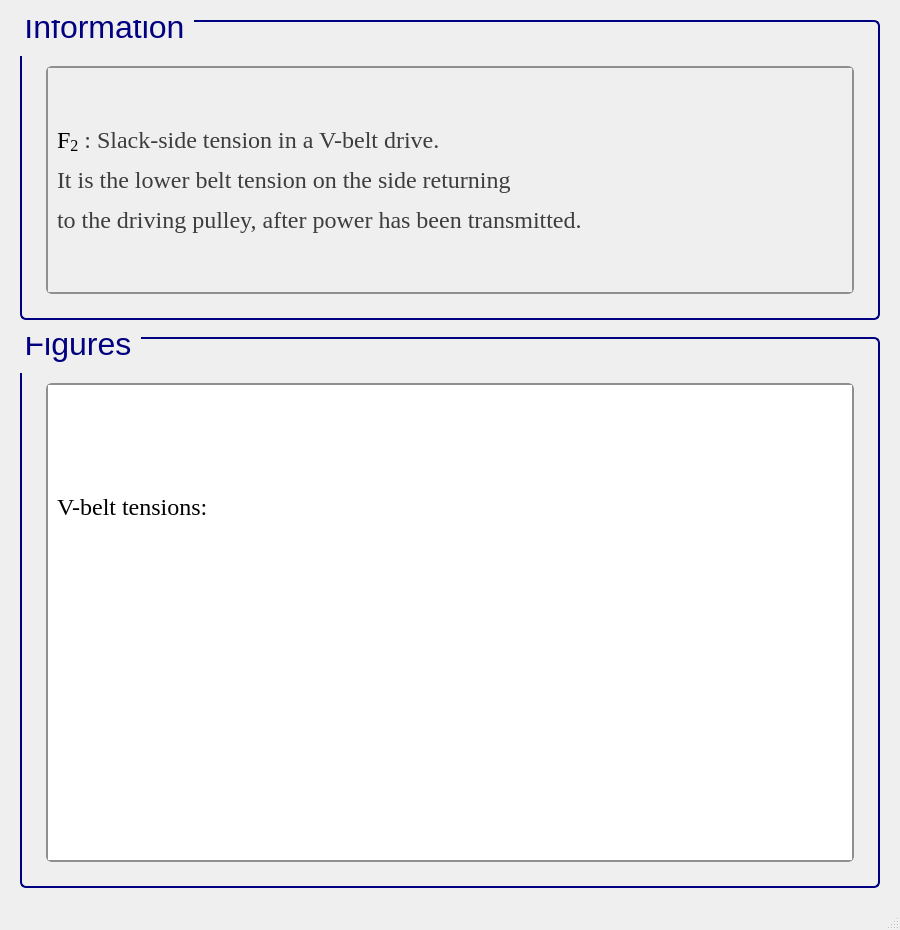
<?xml version="1.0" encoding="UTF-8"?>
<ui version="4.0">
 <class>MainWindow</class>
 <widget class="QMainWindow" name="MainWindow">
  <property name="geometry">
   <rect>
    <x>0</x>
    <y>0</y>
    <width>900</width>
    <height>930</height>
   </rect>
  </property>
  <property name="sizePolicy">
   <sizepolicy hsizetype="Minimum" vsizetype="Minimum">
    <horstretch>0</horstretch>
    <verstretch>0</verstretch>
   </sizepolicy>
  </property>
  <property name="minimumSize">
   <size>
    <width>900</width>
    <height>930</height>
   </size>
  </property>
  <property name="windowTitle">
   <string>MainWindow</string>
  </property>
  <widget class="QWidget" name="centralwidget">
   <layout class="QGridLayout" name="gridLayout">
    <item row="0" column="1">
     <spacer name="verticalSpacer_26">
      <property name="orientation">
       <enum>Qt::Vertical</enum>
      </property>
      <property name="sizeType">
       <enum>QSizePolicy::Fixed</enum>
      </property>
      <property name="sizeHint" stdset="0">
       <size>
        <width>839</width>
        <height>11</height>
       </size>
      </property>
     </spacer>
    </item>
    <item row="1" column="1">
     <widget class="QGroupBox" name="groupBox_125">
      <property name="sizePolicy">
       <sizepolicy hsizetype="Minimum" vsizetype="Minimum">
        <horstretch>0</horstretch>
        <verstretch>0</verstretch>
       </sizepolicy>
      </property>
      <property name="minimumSize">
       <size>
        <width>822</width>
        <height>300</height>
       </size>
      </property>
      <property name="font">
       <font>
        <family>Segoe UI</family>
        <pointsize>24</pointsize>
        <weight>50</weight>
        <italic>false</italic>
        <bold>false</bold>
       </font>
      </property>
      <property name="styleSheet">
       <string notr="true">QGroupBox {
    border: 2px solid navy;
    border-radius: 6px;
    background-color: qlineargradient(x1:0, y1:0, x2:0, y2:1,
                                      stop:0 #f6f7fa, stop:1 #dadbde);
    font: 24pt &quot;Segoe UI&quot;;
    padding: 5px; /* add padding inside the group box */
    color: black;
}
QGroupBox::title {
    subcontrol-origin: margin;
    subcontrol-position: top left;
    padding-left: 0px;
    padding-right: 5px;
    padding-top: 0px;
    margin-top: -22px;  /* shift title up */
    color: navy;
    font-weight: bold;
}
</string>
      </property>
      <property name="title">
       <string>Information</string>
      </property>
      <layout class="QGridLayout" name="gridLayout_255">
       <item row="1" column="2">
        <spacer name="verticalSpacer_36">
         <property name="orientation">
          <enum>Qt::Horizontal</enum>
         </property>
         <property name="sizeType">
          <enum>QSizePolicy::Fixed</enum>
         </property>
         <property name="sizeHint" stdset="0">
          <size>
           <width>10</width>
           <height>20</height>
          </size>
         </property>
        </spacer>
       </item>
       <item row="1" column="1">
        <widget class="QScrollArea" name="scrollArea_43">
         <property name="sizePolicy">
          <sizepolicy hsizetype="Minimum" vsizetype="Minimum">
           <horstretch>0</horstretch>
           <verstretch>0</verstretch>
          </sizepolicy>
         </property>
         <property name="font">
          <font>
           <pointsize>15</pointsize>
          </font>
         </property>
         <property name="styleSheet">
          <string notr="true">QScrollArea {
    background: qlineargradient(x1:0, y1:0, x2:0, y2:1,
                               stop:0 #f6f7fa, stop:1 #dadbde);
    border: 2px solid #8f8f91;
    border-radius: 6px;
}

QScrollArea QScrollBar:vertical, QScrollArea QScrollBar:horizontal {
    background: qlineargradient(x1:0, y1:0, x2:0, y2:1,
                               stop:0 #f6f7fa, stop:1 #dadbde);
    border: 2px solid #8f8f91;
    border-radius: 6px;
    width: 14px;
    height: 14px;
    margin: 2px 0 2px 0;
}

/* Completely remove the bottom button of the vertical scrollbar */
QScrollArea QScrollBar::add-line:vertical {
    height: 0px;
    width: 0px;
    border: none;
    background: none;
    margin: 0px;
    padding: 0px;
}

QScrollArea QScrollBar::handle:vertical, QScrollArea QScrollBar::handle:horizontal {
    background: qlineargradient(x1:0, y1:0, x2:0, y2:1,
                               stop:0 #8f8f91, stop:1 #6f6f71);
    min-height: 20px;
    border-radius: 6px;
    border: 1px solid #6f6f71;
}

QScrollArea QScrollBar::handle:vertical:hover, QScrollArea QScrollBar::handle:horizontal:hover {
    background: qlineargradient(x1:0, y1:0, x2:0, y2:1,
                               stop:0 #6f6f71, stop:1 #4f4f51);
    border: 1px solid #4f4f51;
}

QScrollArea QScrollBar::sub-line:vertical, QScrollArea QScrollBar::add-line:horizontal, QScrollArea QScrollBar::sub-line:horizontal {
    background: #8f8f91;
    border: none;
    border-radius: 3px;
    height: 14px;
    width: 14px;
    subcontrol-origin: margin;
}

QScrollArea QScrollBar::sub-line:vertical:hover, QScrollArea QScrollBar::add-line:horizontal:hover, QScrollArea QScrollBar::sub-line:horizontal:hover {
    background: #6f6f71;
}

QScrollArea QScrollBar::add-page:vertical, QScrollArea QScrollBar::sub-page:vertical,
QScrollArea QScrollBar::add-page:horizontal, QScrollArea QScrollBar::sub-page:horizontal {
    background: transparent;
}
</string>
         </property>
         <property name="verticalScrollBarPolicy">
          <enum>Qt::ScrollBarAsNeeded</enum>
         </property>
         <property name="horizontalScrollBarPolicy">
          <enum>Qt::ScrollBarAsNeeded</enum>
         </property>
         <property name="widgetResizable">
          <bool>true</bool>
         </property>
         <widget class="QWidget" name="scrollAreaWidgetContents_43">
          <property name="geometry">
           <rect>
            <x>0</x>
            <y>0</y>
            <width>774</width>
            <height>212</height>
           </rect>
          </property>
          <layout class="QGridLayout" name="gridLayout_3">
           <item row="0" column="0">
            <widget class="QLabel" name="label_3">
             <property name="font">
              <font>
               <family>Times New Roman</family>
               <pointsize>18</pointsize>
               <weight>50</weight>
               <bold>false</bold>
              </font>
             </property>
             <property name="cursor">
              <cursorShape>ArrowCursor</cursorShape>
             </property>
             <property name="frameShape">
              <enum>QFrame::NoFrame</enum>
             </property>
             <property name="text">
              <string>&lt;html&gt;&lt;head/&gt;&lt;body&gt;&lt;p&gt;&lt;span style=&quot; color:#000000;&quot;&gt;F&lt;/span&gt;&lt;span style=&quot; color:#000000; vertical-align:sub;&quot;&gt;2&lt;/span&gt;&lt;span style=&quot; color:#3d3d3d;&quot;&gt; : &lt;/span&gt;&lt;span style=&quot; color:#3d3d3d;&quot;&gt;S&lt;/span&gt;&lt;span style=&quot; color:#3d3d3d;&quot;&gt;lack-side tension&lt;/span&gt;&lt;span style=&quot; color:#3d3d3d;&quot;&gt; in a V-belt drive.&lt;/span&gt;&lt;/p&gt;&lt;p&gt;&lt;span style=&quot; color:#3d3d3d;&quot;&gt;It is the &lt;/span&gt;&lt;span style=&quot; color:#3d3d3d;&quot;&gt;lower belt tension on the side returning&lt;/span&gt;&lt;/p&gt;&lt;p&gt;&lt;span style=&quot; color:#3d3d3d;&quot;&gt;to the driving pulley&lt;/span&gt;&lt;span style=&quot; color:#3d3d3d;&quot;&gt;, after power has been transmitted.&lt;/span&gt;&lt;/p&gt;&lt;/body&gt;&lt;/html&gt;</string>
             </property>
            </widget>
           </item>
          </layout>
         </widget>
        </widget>
       </item>
       <item row="2" column="1">
        <spacer name="verticalSpacer_37">
         <property name="orientation">
          <enum>Qt::Vertical</enum>
         </property>
         <property name="sizeType">
          <enum>QSizePolicy::Fixed</enum>
         </property>
         <property name="sizeHint" stdset="0">
          <size>
           <width>10</width>
           <height>10</height>
          </size>
         </property>
        </spacer>
       </item>
       <item row="1" column="0">
        <spacer name="verticalSpacer_34">
         <property name="orientation">
          <enum>Qt::Horizontal</enum>
         </property>
         <property name="sizeType">
          <enum>QSizePolicy::Fixed</enum>
         </property>
         <property name="sizeHint" stdset="0">
          <size>
           <width>10</width>
           <height>20</height>
          </size>
         </property>
        </spacer>
       </item>
       <item row="0" column="1">
        <spacer name="verticalSpacer_35">
         <property name="orientation">
          <enum>Qt::Vertical</enum>
         </property>
         <property name="sizeType">
          <enum>QSizePolicy::Fixed</enum>
         </property>
         <property name="sizeHint" stdset="0">
          <size>
           <width>20</width>
           <height>30</height>
          </size>
         </property>
        </spacer>
       </item>
      </layout>
     </widget>
    </item>
    <item row="2" column="1">
     <spacer name="verticalSpacer_23">
      <property name="orientation">
       <enum>Qt::Vertical</enum>
      </property>
      <property name="sizeType">
       <enum>QSizePolicy::Fixed</enum>
      </property>
      <property name="sizeHint" stdset="0">
       <size>
        <width>839</width>
        <height>11</height>
       </size>
      </property>
     </spacer>
    </item>
    <item row="3" column="0">
     <spacer name="verticalSpacer_25">
      <property name="orientation">
       <enum>Qt::Horizontal</enum>
      </property>
      <property name="sizeType">
       <enum>QSizePolicy::Fixed</enum>
      </property>
      <property name="sizeHint" stdset="0">
       <size>
        <width>11</width>
        <height>492</height>
       </size>
      </property>
     </spacer>
    </item>
    <item row="3" column="1">
     <widget class="QGroupBox" name="groupBox_42">
      <property name="sizePolicy">
       <sizepolicy hsizetype="Minimum" vsizetype="Minimum">
        <horstretch>0</horstretch>
        <verstretch>0</verstretch>
       </sizepolicy>
      </property>
      <property name="minimumSize">
       <size>
        <width>822</width>
        <height>350</height>
       </size>
      </property>
      <property name="font">
       <font>
        <family>Segoe UI</family>
        <pointsize>24</pointsize>
        <weight>50</weight>
        <italic>false</italic>
        <bold>false</bold>
       </font>
      </property>
      <property name="styleSheet">
       <string notr="true">/* GroupBox styling */
QGroupBox {
    border: 2px solid navy;
    border-radius: 6px;
    background-color: qlineargradient(x1:0, y1:0, x2:0, y2:1,
    stop:0 #f6f7fa, stop:1 #dadbde);
    font: 24pt &quot;Segoe UI&quot;;
    padding: 5px;
    color: black;
}

/* GroupBox title styling */
QGroupBox::title {
    subcontrol-origin: margin;
    subcontrol-position: top left;
    padding-left: 0px;
    padding-right: 5px;
    padding-top: 0px;
    margin-top: -22px;
    color: navy;
    font-weight: bold;
}

/* Make QScrollArea (only within GroupBox) have a white background with correct border */
QGroupBox QScrollArea {
    background-color: white !important;
    border: 2px solid #8f8f91;
    border-radius: 6px;
}

/* Make QScrollArea's viewport white as well */
QGroupBox QScrollArea QWidget {
    background-color: white !important;
}

/* Scrollbar styling inside QScrollArea in QGroupBox */
QGroupBox QScrollArea QScrollBar:vertical, QGroupBox QScrollArea QScrollBar:horizontal {
    background: qlineargradient(x1:0, y1:0, x2:0, y2:1,
    stop:0 #f6f7fa, stop:1 #dadbde);
    border: 2px solid #8f8f91;
    border-radius: 6px;
    width: 14px;
    height: 14px;
    margin: 2px 0 2px 0;
}

/* Remove bottom button of vertical scrollbar */
QGroupBox QScrollArea QScrollBar::add-line:vertical {
    height: 0px;
    width: 0px;
    border: none;
    background: none;
    margin: 0px;
    padding: 0px;
}

/* Scrollbar handle */
QGroupBox QScrollArea QScrollBar::handle:vertical, QGroupBox QScrollArea QScrollBar::handle:horizontal {
    background: qlineargradient(x1:0, y1:0, x2:0, y2:1,
    stop:0 #8f8f91, stop:1 #6f6f71);
    min-height: 20px;
    border-radius: 6px;
    border: 1px solid #6f6f71;
}

QGroupBox QScrollArea QScrollBar::handle:vertical:hover, QGroupBox QScrollArea QScrollBar::handle:horizontal:hover {
    background: qlineargradient(x1:0, y1:0, x2:0, y2:1,
    stop:0 #6f6f71, stop:1 #4f4f51);
    border: 1px solid #4f4f51;
}

/* Scrollbar sub-line buttons */
QGroupBox QScrollArea QScrollBar::sub-line:vertical, QGroupBox QScrollArea QScrollBar::add-line:horizontal, QGroupBox QScrollArea QScrollBar::sub-line:horizontal {
    background: #8f8f91;
    border: none;
    border-radius: 3px;
    height: 14px;
    width: 14px;
    subcontrol-origin: margin;
}

QGroupBox QScrollArea QScrollBar::sub-line:vertical:hover, QGroupBox QScrollArea QScrollBar::add-line:horizontal:hover, QGroupBox QScrollArea QScrollBar::sub-line:horizontal:hover {
    background: #6f6f71;
}

/* Transparent page areas */
QGroupBox QScrollArea QScrollBar::add-page:vertical, QGroupBox QScrollArea QScrollBar::sub-page:vertical,
QGroupBox QScrollArea QScrollBar::add-page:horizontal, QGroupBox QScrollArea QScrollBar::sub-page:horizontal {
    background: transparent;
}
</string>
      </property>
      <property name="title">
       <string>Figures</string>
      </property>
      <layout class="QGridLayout" name="gridLayout_2">
       <item row="0" column="1">
        <spacer name="verticalSpacer_41">
         <property name="orientation">
          <enum>Qt::Vertical</enum>
         </property>
         <property name="sizeType">
          <enum>QSizePolicy::Fixed</enum>
         </property>
         <property name="sizeHint" stdset="0">
          <size>
           <width>20</width>
           <height>30</height>
          </size>
         </property>
        </spacer>
       </item>
       <item row="1" column="0">
        <spacer name="verticalSpacer_39">
         <property name="orientation">
          <enum>Qt::Horizontal</enum>
         </property>
         <property name="sizeType">
          <enum>QSizePolicy::Fixed</enum>
         </property>
         <property name="sizeHint" stdset="0">
          <size>
           <width>10</width>
           <height>20</height>
          </size>
         </property>
        </spacer>
       </item>
       <item row="1" column="1">
        <widget class="QScrollArea" name="scrollArea_3">
         <property name="styleSheet">
          <string notr="true">/* GroupBox styling */
QGroupBox {
    border: 2px solid navy;
    border-radius: 6px;
    background-color: qlineargradient(x1:0, y1:0, x2:0, y2:1,
    stop:0 #f6f7fa, stop:1 #dadbde);
    font: 20pt &quot;Segoe UI&quot;;
    padding: 5px;
    color: black;
}

/* GroupBox title styling */
QGroupBox::title {
    subcontrol-origin: margin;
    subcontrol-position: top left;
    padding-left: 0px;
    padding-right: 5px;
    padding-top: 0px;
    margin-top: -20px;
    color: navy;
    font-weight: bold;
}

/* Make QScrollArea (only within GroupBox) have a white background with correct border */
QGroupBox QScrollArea {
    background-color: white !important;
    border: 2px solid #8f8f91;
    border-radius: 6px;
}

/* Make QScrollArea's viewport white as well */
QGroupBox QScrollArea QWidget {
    background-color: white !important;
}

/* Scrollbar styling inside QScrollArea in QGroupBox */
QGroupBox QScrollArea QScrollBar:vertical, QGroupBox QScrollArea QScrollBar:horizontal {
    background: qlineargradient(x1:0, y1:0, x2:0, y2:1,
    stop:0 #f6f7fa, stop:1 #dadbde);
    border: 2px solid #8f8f91;
    border-radius: 6px;
    width: 14px;
    height: 14px;
    margin: 2px 0 2px 0;
}

/* Remove bottom button of vertical scrollbar */
QGroupBox QScrollArea QScrollBar::add-line:vertical {
    height: 0px;
    width: 0px;
    border: none;
    background: none;
    margin: 0px;
    padding: 0px;
}

/* Scrollbar handle */
QGroupBox QScrollArea QScrollBar::handle:vertical, QGroupBox QScrollArea QScrollBar::handle:horizontal {
    background: qlineargradient(x1:0, y1:0, x2:0, y2:1,
    stop:0 #8f8f91, stop:1 #6f6f71);
    min-height: 20px;
    border-radius: 6px;
    border: 1px solid #6f6f71;
}

QGroupBox QScrollArea QScrollBar::handle:vertical:hover, QGroupBox QScrollArea QScrollBar::handle:horizontal:hover {
    background: qlineargradient(x1:0, y1:0, x2:0, y2:1,
    stop:0 #6f6f71, stop:1 #4f4f51);
    border: 1px solid #4f4f51;
}

/* Scrollbar sub-line buttons */
QGroupBox QScrollArea QScrollBar::sub-line:vertical, QGroupBox QScrollArea QScrollBar::add-line:horizontal, QGroupBox QScrollArea QScrollBar::sub-line:horizontal {
    background: #8f8f91;
    border: none;
    border-radius: 3px;
    height: 14px;
    width: 14px;
    subcontrol-origin: margin;
}

QGroupBox QScrollArea QScrollBar::sub-line:vertical:hover, QGroupBox QScrollArea QScrollBar::add-line:horizontal:hover, QGroupBox QScrollArea QScrollBar::sub-line:horizontal:hover {
    background: #6f6f71;
}

/* Transparent page areas */
QGroupBox QScrollArea QScrollBar::add-page:vertical, QGroupBox QScrollArea QScrollBar::sub-page:vertical,
QGroupBox QScrollArea QScrollBar::add-page:horizontal, QGroupBox QScrollArea QScrollBar::sub-page:horizontal {
    background: transparent;
}
</string>
         </property>
         <property name="widgetResizable">
          <bool>true</bool>
         </property>
         <widget class="QWidget" name="scrollAreaWidgetContents_3">
          <property name="geometry">
           <rect>
            <x>0</x>
            <y>0</y>
            <width>980</width>
            <height>788</height>
           </rect>
          </property>
          <layout class="QGridLayout" name="gridLayout_4">
           <item row="0" column="0">
            <widget class="QLabel" name="label_5">
             <property name="font">
              <font>
               <family>Times New Roman</family>
               <pointsize>18</pointsize>
               <weight>50</weight>
               <bold>false</bold>
              </font>
             </property>
             <property name="cursor">
              <cursorShape>ArrowCursor</cursorShape>
             </property>
             <property name="frameShape">
              <enum>QFrame::NoFrame</enum>
             </property>
             <property name="text">
              <string>&lt;html&gt;&lt;head/&gt;&lt;body&gt;&lt;p&gt;V-belt tensions:&lt;/p&gt;&lt;/body&gt;&lt;/html&gt;</string>
             </property>
            </widget>
           </item>
           <item row="1" column="0">
            <widget class="QLabel" name="label">
             <property name="frameShape">
              <enum>QFrame::NoFrame</enum>
             </property>
             <property name="text">
              <string>&lt;html&gt;&lt;head/&gt;&lt;body&gt;&lt;p&gt;&lt;img src=&quot;:/info/info/V-belt tensions..png&quot;/&gt;&lt;/p&gt;&lt;/body&gt;&lt;/html&gt;</string>
             </property>
            </widget>
           </item>
          </layout>
         </widget>
        </widget>
       </item>
       <item row="1" column="2">
        <spacer name="verticalSpacer_40">
         <property name="orientation">
          <enum>Qt::Horizontal</enum>
         </property>
         <property name="sizeType">
          <enum>QSizePolicy::Fixed</enum>
         </property>
         <property name="sizeHint" stdset="0">
          <size>
           <width>10</width>
           <height>20</height>
          </size>
         </property>
        </spacer>
       </item>
       <item row="2" column="1">
        <spacer name="verticalSpacer_38">
         <property name="orientation">
          <enum>Qt::Vertical</enum>
         </property>
         <property name="sizeType">
          <enum>QSizePolicy::Fixed</enum>
         </property>
         <property name="sizeHint" stdset="0">
          <size>
           <width>10</width>
           <height>10</height>
          </size>
         </property>
        </spacer>
       </item>
      </layout>
     </widget>
    </item>
    <item row="3" column="2">
     <spacer name="verticalSpacer_28">
      <property name="orientation">
       <enum>Qt::Horizontal</enum>
      </property>
      <property name="sizeType">
       <enum>QSizePolicy::Fixed</enum>
      </property>
      <property name="sizeHint" stdset="0">
       <size>
        <width>11</width>
        <height>492</height>
       </size>
      </property>
     </spacer>
    </item>
    <item row="4" column="1">
     <spacer name="verticalSpacer_27">
      <property name="orientation">
       <enum>Qt::Vertical</enum>
      </property>
      <property name="sizeType">
       <enum>QSizePolicy::Fixed</enum>
      </property>
      <property name="sizeHint" stdset="0">
       <size>
        <width>839</width>
        <height>11</height>
       </size>
      </property>
     </spacer>
    </item>
   </layout>
  </widget>
  <widget class="QMenuBar" name="menubar">
   <property name="geometry">
    <rect>
     <x>0</x>
     <y>0</y>
     <width>900</width>
     <height>26</height>
    </rect>
   </property>
  </widget>
  <widget class="QStatusBar" name="statusbar"/>
 </widget>
 <resources>
  <include location="../QtRes/information.qrc"/>
 </resources>
 <connections/>
</ui>
